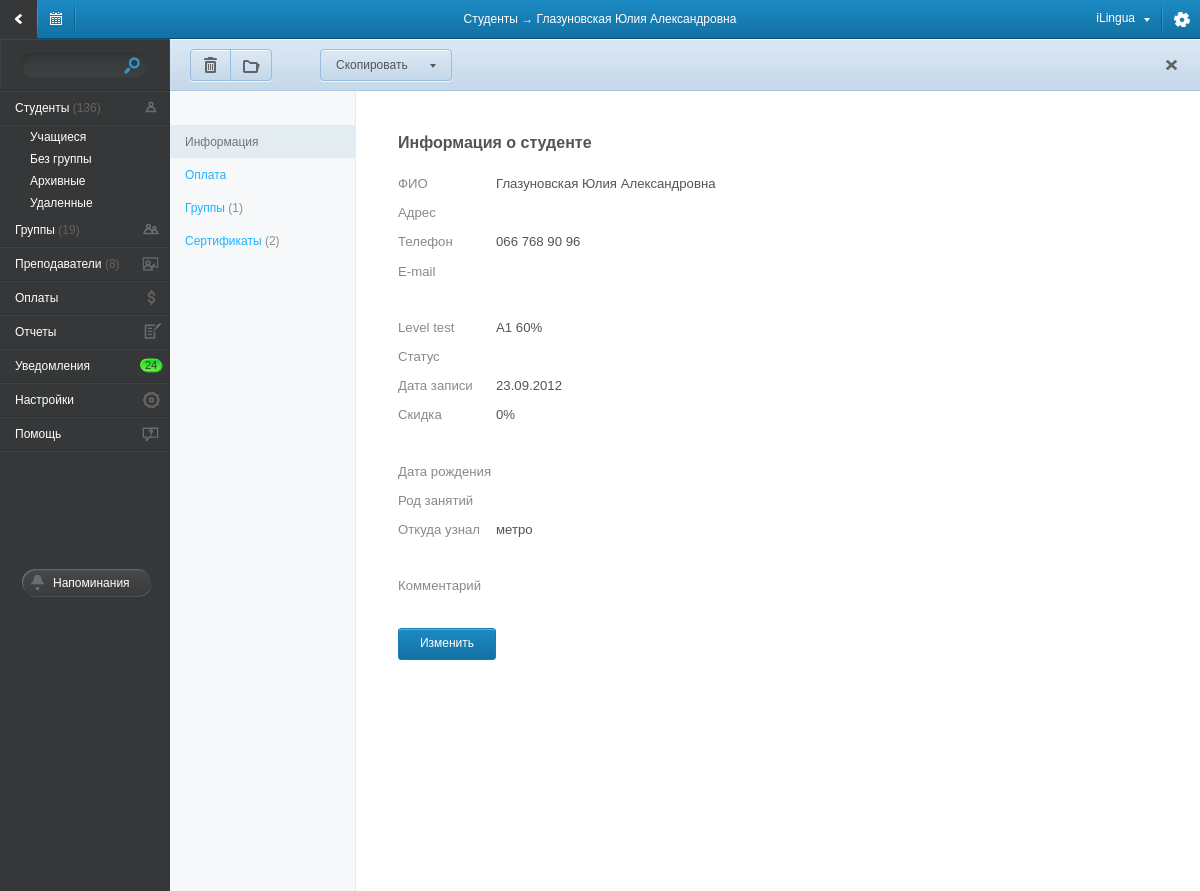
The app's page /student_cart/56/, older data.
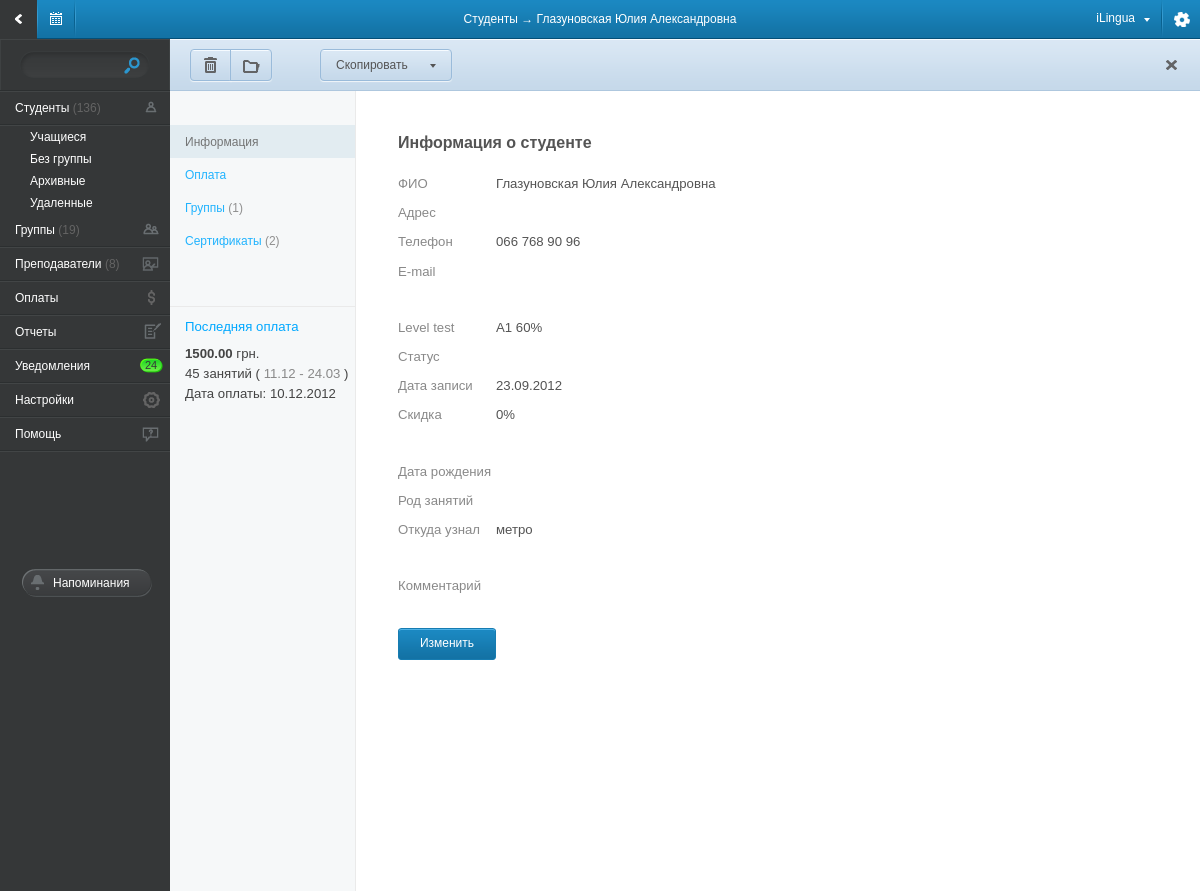
The same page, newer data.
### tables this page shows
CREATE TABLE IF NOT EXISTS `payment` (
  `id` int(11) NOT NULL auto_increment,
  `student_id` int(6) NOT NULL,
  `users_id` int(5) NOT NULL,
  `school_groups_id` int(11) default NULL,
  `summ` decimal(8,2) NOT NULL,
  `date` timestamp NOT NULL default CURRENT_TIMESTAMP,
  `comment` varchar(255) default NULL,
  `cnt_lessons` int(11) default NULL,
  `period_date_start` timestamp NOT NULL default '0000-00-00 00:00:00',
  `period_date_stop` timestamp NOT NULL default '0000-00-00 00:00:00',
  `payment_to` varchar(150) NOT NULL,
  `not_full` tinyint(1) NOT NULL default '0',
  PRIMARY KEY  (`id`)
);

### application/controllers/main.php (called while the page is built, shortened)
<?php if ( ! defined('BASEPATH')) exit('No direct script access allowed');
class main extends CI_Controller{
    function __construct() {
        $this->load->database();
        $this->load->model('list_model',    'list');
        $this->load->model('student_model', 'student');
        $this->load->model('group_model',   'group');
        $this->load->model('payment_model', 'payment');
        $this->load->model('teacher_model', 'teacher');
        $this->load->model('schedule_model','schedule');
        $this->load->helper('valid_data');
        $this->load->helper('date_convert');
        $this->load->helper('student');
        $this->load->helper('other');
    }
    function student_cart( $st_id ){
        $menu_data['student_status']    = $this->list->get_student_status();
        $st_data['is_students']         = TRUE;
        $st_data['status_list']         = $menu_data['student_status'];
        $st_data['student_info_ar']     = $this->student->  get_student_info( $st_id );
        $st_data['certificate_list']    = $this->student->  get_certificate( $st_id );
        $st_data['individual']          = $this->student->  is_individual( $st_id );
        $st_data['individ_group_id_ar'] = $this->student->  get_individual_group_id($st_id);
        $st_data['student_groups_list'] = $this->group->    get_groups_for_student( $st_id );
        $st_data['paused_group_list']   = $this->group->    get_paused_group_for_student( $st_id );
        $st_data['timetable_list']      = $this->group->    get_timetable( $st_data['individ_group_id_ar'][0] );
        $st_data['payment_list']        = $this->payment->  get_payment_for_student_cart( $st_id );
        $st_data['last_payment']        = $this->payment->  get_last_payment_for_student( $st_id );
        $st_data['group_list']          = $this->list->     get_groups();
        $st_data['classroom_list']      = $this->list->     get_classroom();
        $st_data['teachers_list']       = $this->list->     get_teacher_lang();
        $st_data['timeselect_opt']      = $this->load->     view('component/timeselect_opt_view','',TRUE);
        $st_data['info_obj']            = unserialize( $st_data['student_info_ar']['info_obj'] );
        if( $st_data['student_info_ar']['status_id'] == 3 ){
            $st_data['group_tab']       = $this->load->view('ajax/student/none_groups_page_view', $st_data, TRUE);;
        }
        else
            $st_data['group_tab']       = $this->load->view('ajax/student/groups_page_view', $st_data, TRUE);
        $main_data_ar['title']          = 'Студенты &rarr; '.$st_data['student_info_ar']['fio'];
        $main_data_ar['left_menu']      = $this->load->view('component/left_menu_view', $menu_data, TRUE);
        $main_data_ar['right_content']  = $this->load->view('page/student_cart_view', $st_data, TRUE);
        $this->load->view('main_view', $main_data_ar );
    }
}

### index.php (called while the page is built, shortened)
<?php
require_once BASEPATH.'core/CodeIgniter.php';

### application/models/payment_model.php (called while the page is built, shortened)
<?php if ( ! defined('BASEPATH')) exit('No direct script access allowed');
class payment_model extends CI_Model{
    function get_last_payment_for_student( $student_id ){
        $student_id = (int) $student_id;
        $query = $this->db->query(" SELECT * FROM `payment`
                                    WHERE `student_id`='{$student_id}'
                                    ORDER BY `date` DESC, `id` DESC
                                    LIMIT 1");
        return $query->row_array();
    }
}

### application/helpers/date_convert_helper.php (called while the page is built, shortened)
<?php if ( ! defined('BASEPATH')) exit('No direct script access allowed');
function timestamp_to_date( $timestamp, $short = false ){
    $date_time_ar   = explode(' ', $timestamp);
    $date_ar        = explode('-', $date_time_ar[0]);
    if( $short )
        return $date_ar[2].'.'.$date_ar[1];
    else
        return $date_ar[2].'.'.$date_ar[1].'.'.$date_ar[0];
}

### application/views/page/student_cart_view.php (the view, shortened to what the changed rows need)
<div id="right_content">
    <div class="student_cart_block" id="page_tabs">
        <div class="student_cart_left_block">
            <ul id="tab_links_list">
                <li><a href="#st_tbs1">Информация</a></li>
                <li><a href="#st_tbs2">Оплата</a></li>
                <li><a href="#st_tbs3">Группы <span>(1)</span></a></li>
                <li><a href="#st_tbs4">Сертификаты <span>(2)</span></a></li>
            </ul>
            <? if ($last_payment): ?>
                <div class="last_payment_block">
                    <div class="left_info_block_title" onclick="$('#page_tabs').tabs('select',1)">Последняя оплата</div>
                    <b style="font-weight: bold" ><?= $last_payment['summ'] ?></b> грн. <br />
                    <?= $last_payment['cnt_lessons'] ?> занятий
                    ( <span><?= timestamp_to_date( $last_payment['period_date_start'], true ).' - '.timestamp_to_date($last_payment['period_date_stop'], true) ?></span> )
                    <br />
                    Дата оплаты: <?= timestamp_to_date($last_payment['date']) ?>
                </div>
            <? endif; ?>
        </div>
        <div class="student_cart_right_block">
            <div id="st_tbs1" class="student_tabs_block">
                <div class="studen_cart_info">
                    <h1>
                        Информация о студенте
                    </h1>
                </div>
            </div>
        </div>
    </div>
</div>

Row changes from the older to the newer data that the page shows:
added payment: summ "1500.00", cnt_lessons "45", period_date_start "11.12", period_date_stop "24.03", date "10.12.2012"
Text that changed along with them:
text now shown: "Последняя оплата грн. занятий ( - ) Дата оплаты:"
